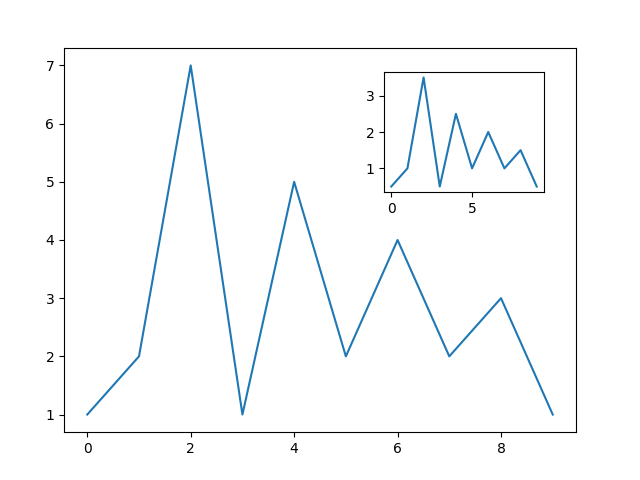

The script that drew this image:
import numpy as np 
import matplotlib.pyplot as plt 
 
fig = plt.figure() 
ax = fig.add_axes([0.1,0.1,0.8,0.8]) 
inner_ax = fig.add_axes([0.6,0.6,0.25,0.25]) 
x1 = np.arange(10) 
y1 = np.array([1,2,7,1,5,2,4,2,3,1]) 
x2 = np.arange(10) 
y2 = np.array([0.5,1,3.5,0.5,2.5,1,2,1,1.5,0.5]) 
ax.plot(x1,y1) 
inner_ax.plot(x2,y2) 
plt.show()
